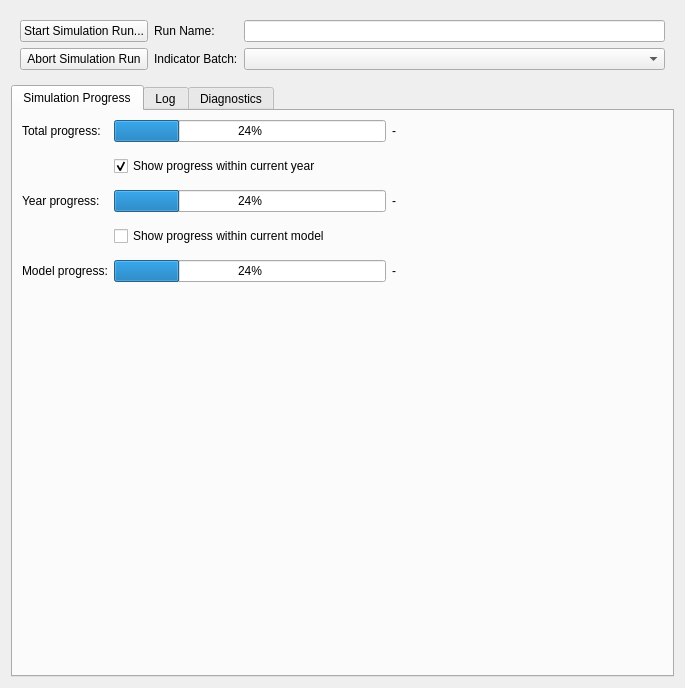
<ui version="4.0" >
 <class>SimulationGuiElement</class>
 <widget class="QWidget" name="SimulationGuiElement" >
  <property name="geometry" >
   <rect>
    <x>0</x>
    <y>0</y>
    <width>685</width>
    <height>688</height>
   </rect>
  </property>
  <property name="windowTitle" >
   <string>Form</string>
  </property>
  <layout class="QGridLayout" name="gridLayout_2" >
   <item row="0" column="0" >
    <widget class="QWidget" native="1" name="modelControlWidget" >
     <layout class="QGridLayout" name="gridLayout" >
      <item row="0" column="0" >
       <widget class="QPushButton" name="pbnStartModel" >
        <property name="text" >
         <string>Start Simulation Run...</string>
        </property>
       </widget>
      </item>
      <item row="1" column="0" >
       <widget class="QPushButton" name="pbnRemoveModel" >
        <property name="text" >
         <string>Abort Simulation Run</string>
        </property>
       </widget>
      </item>
      <item row="0" column="1" >
       <widget class="QLabel" name="lblRun" >
        <property name="text" >
         <string>Run Name:</string>
        </property>
       </widget>
      </item>
      <item row="1" column="1" >
       <widget class="QLabel" name="lblBatch" >
        <property name="toolTip" >
         <string>&lt;!DOCTYPE HTML PUBLIC "-//W3C//DTD HTML 4.0//EN" "http://www.w3.org/TR/REC-html40/strict.dtd">
&lt;html>&lt;head>&lt;meta name="qrichtext" content="1" />&lt;style type="text/css">
p, li { white-space: pre-wrap; }
&lt;/style>&lt;/head>&lt;body style=" font-family:'Lucida Grande'; font-size:13pt; font-weight:400; font-style:normal;">
&lt;p style=" margin-top:0px; margin-bottom:0px; margin-left:0px; margin-right:0px; -qt-block-indent:0; text-indent:0px;">If an indicator batch (defined in the Results Manager)&lt;br>is selected, it will be executed over every &lt;br>year of the simulation being configured. &lt;br>It will executed after the simulation is completed.&lt;/p>&lt;/body>&lt;/html></string>
        </property>
        <property name="text" >
         <string>Indicator Batch:</string>
        </property>
       </widget>
      </item>
      <item row="0" column="2" >
       <widget class="QLineEdit" name="leRunName" />
      </item>
      <item row="1" column="2" >
       <widget class="QComboBox" name="cboOptionalIndicatorBatch" />
      </item>
     </layout>
     <zorder>pbnStartModel</zorder>
     <zorder>pbnRemoveModel</zorder>
     <zorder>lblRun</zorder>
     <zorder>lblBatch</zorder>
     <zorder>leRunName</zorder>
     <zorder>cboOptionalIndicatorBatch</zorder>
    </widget>
   </item>
   <item row="1" column="0" >
    <widget class="QTabWidget" name="tabWidget" >
     <property name="toolTip" >
      <string>&lt;!DOCTYPE HTML PUBLIC "-//W3C//DTD HTML 4.0//EN" "http://www.w3.org/TR/REC-html40/strict.dtd">
&lt;html>&lt;head>&lt;meta name="qrichtext" content="1" />&lt;style type="text/css">
p, li { white-space: pre-wrap; }
&lt;/style>&lt;/head>&lt;body style=" font-family:'Lucida Grande'; font-size:13pt; font-weight:400; font-style:normal;">
&lt;p style=" margin-top:0px; margin-bottom:0px; margin-left:0px; margin-right:0px; -qt-block-indent:0; text-indent:0px;">This scenario run will appear &lt;br>in the Results Manager under the name &lt;br>specified here. If not specified,&lt;br>the name will default to a combination &lt;br>of run id and date of run.&lt;/p>&lt;/body>&lt;/html></string>
     </property>
     <property name="currentIndex" >
      <number>0</number>
     </property>
     <widget class="QWidget" name="simprogressWidget" >
      <property name="geometry" >
       <rect>
        <x>0</x>
        <y>0</y>
        <width>655</width>
        <height>547</height>
       </rect>
      </property>
      <attribute name="title" >
       <string>Simulation Progress</string>
      </attribute>
      <layout class="QGridLayout" name="gridLayout_4" >
       <property name="bottomMargin" >
        <number>12</number>
       </property>
       <property name="verticalSpacing" >
        <number>14</number>
       </property>
       <item row="0" column="0" >
        <widget class="QLabel" name="runProgressBarTotalLabel" >
         <property name="text" >
          <string>Total progress:</string>
         </property>
        </widget>
       </item>
       <item row="0" column="1" >
        <widget class="QProgressBar" name="runProgressBarTotal" >
         <property name="sizePolicy" >
          <sizepolicy vsizetype="Fixed" hsizetype="Expanding" >
           <horstretch>0</horstretch>
           <verstretch>0</verstretch>
          </sizepolicy>
         </property>
         <property name="value" >
          <number>24</number>
         </property>
        </widget>
       </item>
       <item row="0" column="2" >
        <widget class="QLabel" name="summaryCurrentYearValue" >
         <property name="sizePolicy" >
          <sizepolicy vsizetype="Preferred" hsizetype="Expanding" >
           <horstretch>0</horstretch>
           <verstretch>0</verstretch>
          </sizepolicy>
         </property>
         <property name="text" >
          <string>-</string>
         </property>
        </widget>
       </item>
       <item row="1" column="1" colspan="2" >
        <widget class="QCheckBox" name="cbYear" >
         <property name="text" >
          <string>Show progress within current year</string>
         </property>
         <property name="checked" >
          <bool>true</bool>
         </property>
        </widget>
       </item>
       <item row="2" column="0" >
        <widget class="QLabel" name="runProgressBarYearLabel" >
         <property name="text" >
          <string>Year progress:</string>
         </property>
        </widget>
       </item>
       <item row="2" column="1" >
        <widget class="QProgressBar" name="runProgressBarYear" >
         <property name="sizePolicy" >
          <sizepolicy vsizetype="Preferred" hsizetype="Expanding" >
           <horstretch>0</horstretch>
           <verstretch>0</verstretch>
          </sizepolicy>
         </property>
         <property name="value" >
          <number>24</number>
         </property>
        </widget>
       </item>
       <item row="2" column="2" >
        <widget class="QLabel" name="summaryCurrentModelValue" >
         <property name="sizePolicy" >
          <sizepolicy vsizetype="Preferred" hsizetype="Expanding" >
           <horstretch>0</horstretch>
           <verstretch>0</verstretch>
          </sizepolicy>
         </property>
         <property name="text" >
          <string>-</string>
         </property>
        </widget>
       </item>
       <item row="3" column="1" colspan="2" >
        <widget class="QCheckBox" name="cbModel" >
         <property name="text" >
          <string>Show progress within current model</string>
         </property>
        </widget>
       </item>
       <item row="4" column="0" >
        <widget class="QLabel" name="runProgressBarModelLabel" >
         <property name="text" >
          <string>Model progress:</string>
         </property>
        </widget>
       </item>
       <item row="4" column="1" >
        <widget class="QProgressBar" name="runProgressBarModel" >
         <property name="sizePolicy" >
          <sizepolicy vsizetype="Preferred" hsizetype="Expanding" >
           <horstretch>0</horstretch>
           <verstretch>0</verstretch>
          </sizepolicy>
         </property>
         <property name="value" >
          <number>24</number>
         </property>
        </widget>
       </item>
       <item row="4" column="2" >
        <widget class="QLabel" name="summaryCurrentPieceValue" >
         <property name="sizePolicy" >
          <sizepolicy vsizetype="Preferred" hsizetype="Expanding" >
           <horstretch>0</horstretch>
           <verstretch>0</verstretch>
          </sizepolicy>
         </property>
         <property name="text" >
          <string>-</string>
         </property>
        </widget>
       </item>
       <item row="5" column="1" >
        <spacer name="verticalSpacer" >
         <property name="orientation" >
          <enum>Qt::Vertical</enum>
         </property>
         <property name="sizeHint" stdset="0" >
          <size>
           <width>244</width>
           <height>368</height>
          </size>
         </property>
        </spacer>
       </item>
      </layout>
     </widget>
     <widget class="QWidget" name="tab_2" >
      <property name="geometry" >
       <rect>
        <x>0</x>
        <y>0</y>
        <width>655</width>
        <height>547</height>
       </rect>
      </property>
      <attribute name="title" >
       <string>Log</string>
      </attribute>
      <layout class="QGridLayout" name="gridLayout_5" >
       <property name="leftMargin" >
        <number>0</number>
       </property>
       <property name="topMargin" >
        <number>3</number>
       </property>
       <property name="rightMargin" >
        <number>0</number>
       </property>
       <property name="bottomMargin" >
        <number>3</number>
       </property>
       <item row="0" column="0" >
        <widget class="QTextEdit" name="logText" >
         <property name="lineWidth" >
          <number>0</number>
         </property>
         <property name="readOnly" >
          <bool>true</bool>
         </property>
        </widget>
       </item>
      </layout>
     </widget>
     <widget class="QWidget" name="indicatorWidget" >
      <property name="geometry" >
       <rect>
        <x>0</x>
        <y>0</y>
        <width>655</width>
        <height>547</height>
       </rect>
      </property>
      <attribute name="title" >
       <string>Diagnostics</string>
      </attribute>
      <layout class="QGridLayout" name="gridLayout_3" >
       <item row="0" column="0" >
        <widget class="QSplitter" name="splitter" >
         <property name="orientation" >
          <enum>Qt::Horizontal</enum>
         </property>
         <widget class="QPushButton" name="diagnostic_go_button" >
          <property name="text" >
           <string>Diagnose...</string>
          </property>
         </widget>
         <widget class="QComboBox" name="diagnostic_indicator_type" >
          <item>
           <property name="text" >
            <string>map</string>
           </property>
          </item>
          <item>
           <property name="text" >
            <string>table</string>
           </property>
          </item>
         </widget>
         <widget class="QComboBox" name="diagnostic_dataset_name" />
         <widget class="QComboBox" name="diagnostic_indicator_name" />
         <widget class="QComboBox" name="diagnostic_year" />
        </widget>
       </item>
       <item row="1" column="0" >
        <widget class="QTabWidget" name="indicatorResultsTab" >
         <property name="currentIndex" >
          <number>0</number>
         </property>
         <widget class="QWidget" name="tab_4" >
          <property name="geometry" >
           <rect>
            <x>0</x>
            <y>0</y>
            <width>609</width>
            <height>444</height>
           </rect>
          </property>
          <attribute name="title" >
           <string>Tab 1</string>
          </attribute>
         </widget>
        </widget>
       </item>
      </layout>
     </widget>
    </widget>
   </item>
  </layout>
 </widget>
 <resources/>
 <connections/>
</ui>
